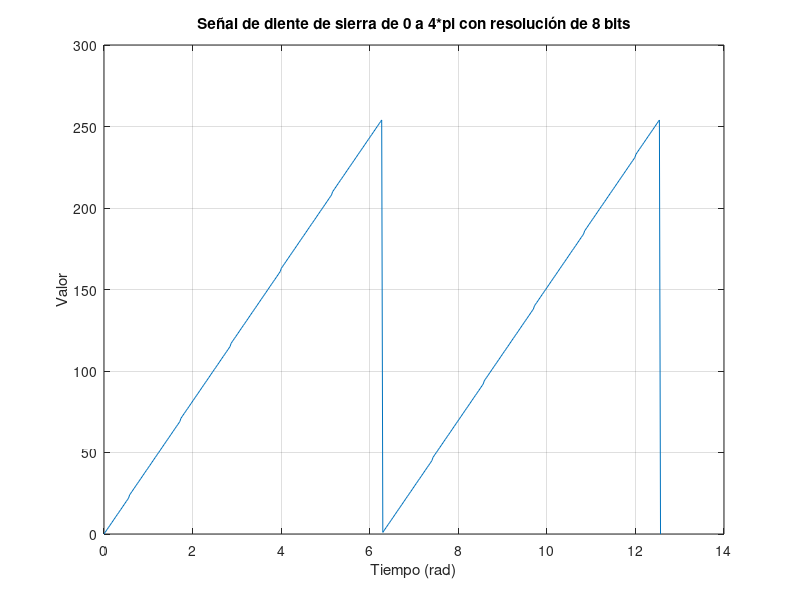

Write MATLAB code to recreate this figure.
clear all
clc 

% Definir el dominio de la señal desde -pi a pi
t = linspace(0, 4*pi, 500);

% Generar la señal de diente de sierra
senal = sawtooth(t);

% Escalar la señal al rango de 0 a 255
senal_escalada = (senal + 1) * 127.5;

% Redondear a enteros
senal_redondeada = round(senal_escalada);

% Asegurarse de que la señal está en el rango de 0 a 255
senal_redondeada(senal_redondeada < 0) = 0;
senal_redondeada(senal_redondeada > 255) = 255;

% Graficar la señal generada
plot(t, senal_redondeada);
title('Señal de diente de sierra de 0 a 4*pi con resolución de 8 bits');
xlabel('Tiempo (rad)');
ylabel('Valor');
grid on;
